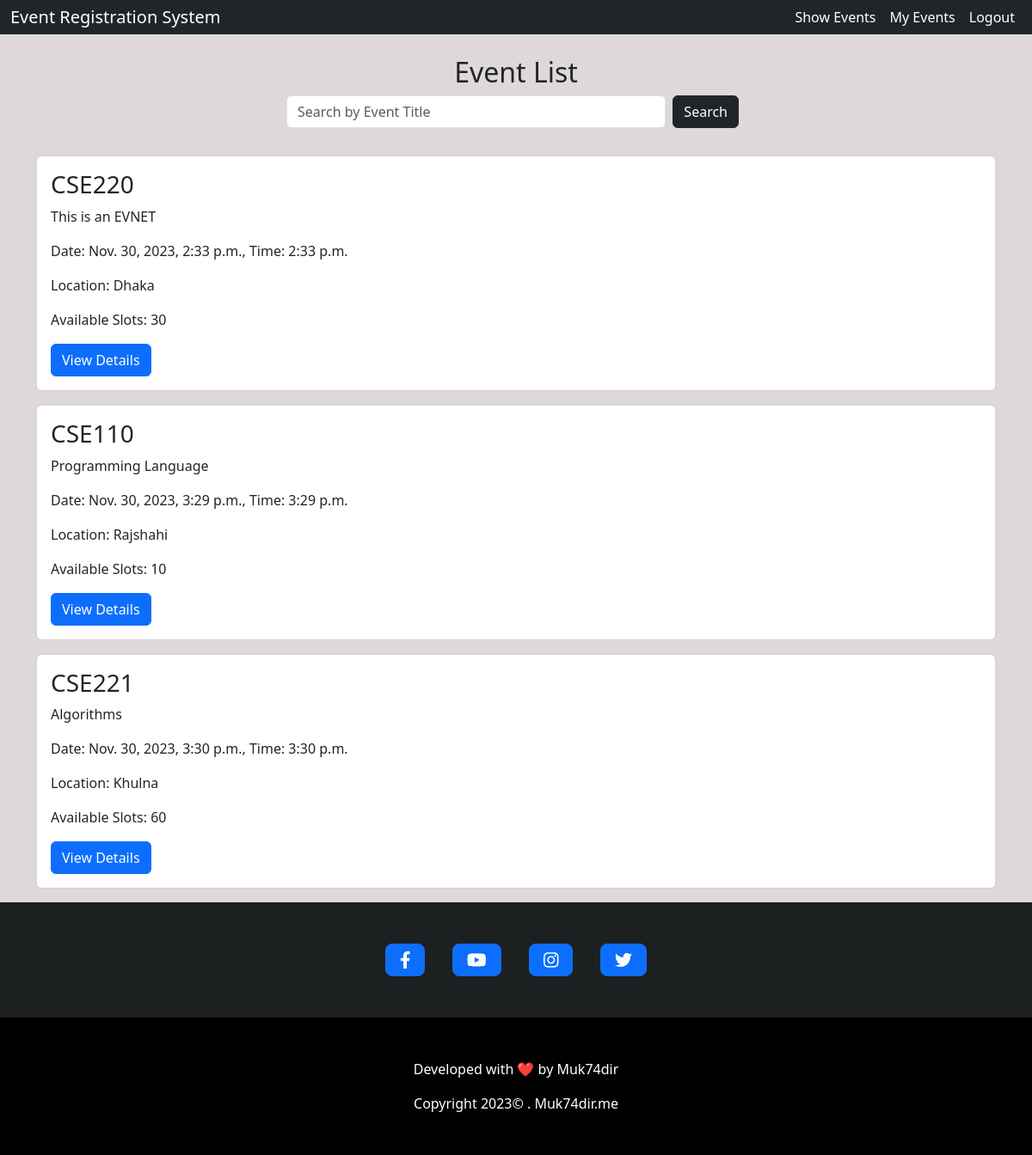
Page /events/ (signed in) on the earlier database version.
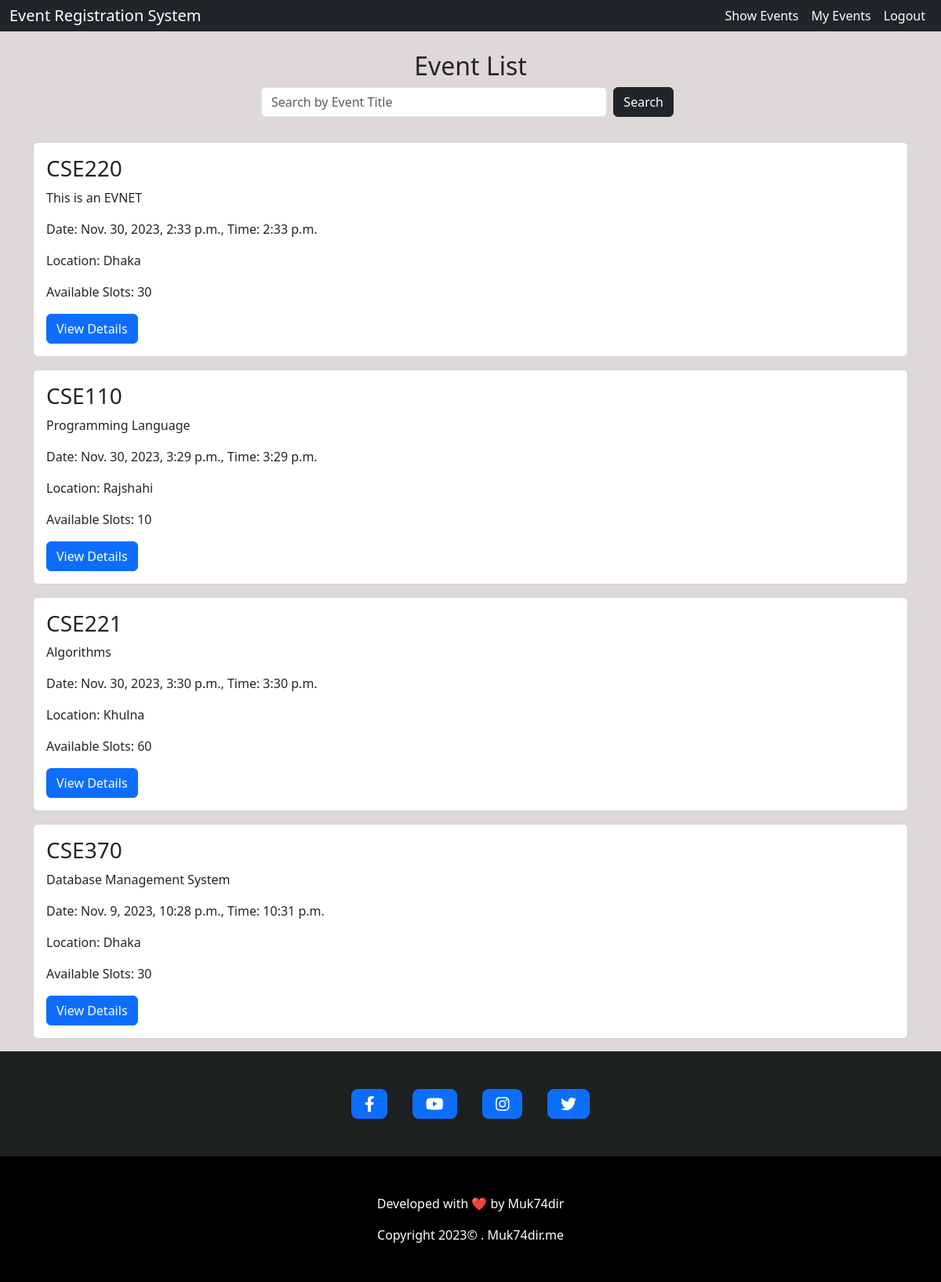
Same page on the later database version.
### ERSApp/models.py (models this page shows, shortened)
class Event(models.Model):
    title = models.CharField(max_length=100)
    description = models.TextField()
    date = models.DateTimeField()
    time = models.TimeField()
    location = models.CharField(max_length=100)
    slots_available = models.PositiveIntegerField()

### ERSApp/views.py (the view, shortened to what this page needs)
# urls.py: path('events/', EventListView.as_view(), name='event_list'),
class EventListView(BaseLoginRequiredMixin, View):
    def get(self, request):
        events = Event.objects.all()
        user_registered_events = Registration.objects.filter(user=request.user)
        context = {
            'events': events,
            'user_registered_events': user_registered_events,
        }
        return render(request, 'event_list.html', context)

### templates/event_list.html (shortened to what this page needs)
{% extends 'base.html' %}
{% block content %}
    <div class="container mt-4">
        <div class="container my-3">
            <h2 class="text-center">Event List</h2>
            <div class="row justify-content-around">
                <form class="d-flex col-md-6" method="post">
                    <input class="form-control" type="Search" placeholder="Search by Event Title" aria-label="Search" name="search">
                    <button class="btn btn-dark mx-2" type="submit">Search</button>
                </form>
            </div>
        </div>
        {% for event in events %}
            <div class="card mb-3">
                <div class="card-body">
                    <h3 class="card-title">{{ event.title }}</h3>
                    <p class="card-text">{{ event.description }}</p>
                    <p>Date: {{ event.date }}, Time: {{ event.time }}</p>
                    <p>Location: {{ event.location }}</p>
                    <p>Available Slots: {{ event.slots_available }}</p>
                    <a href="{% url 'event_detail' event.id %}" class="btn btn-primary">View Details</a>
                </div>
            </div>
        {% endfor %}
    </div>
{% endblock %}

Differences in the rows shown:
added Event: title "CSE370", description "Database Management System", date "Nov. 9, 2023, 10:28 p.m.", time "10:31 p.m.", location "Dhaka", slots_available "30"
